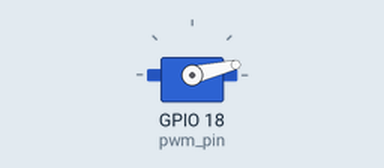
Recording of a program running on a simulated Raspberry Pi (BCM pin numbers). Shown: servo. Servo angles are drawn from the pulse width (0.5 ms = 0°, 2.5 ms = 180°). At 12.0 s the program stops and its outputs stay as they are.

Above: at 0.05 s.
At 0.95 s:
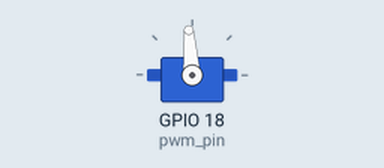
At 1.9 s:
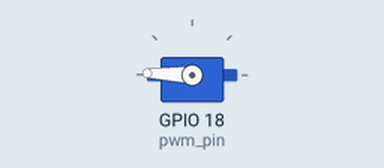
At 3.8 s:
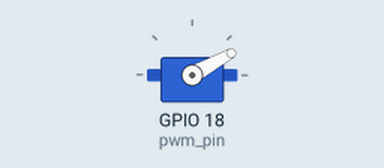
Timing chart, 0 to 5.2 s (numbered marks = the images above):
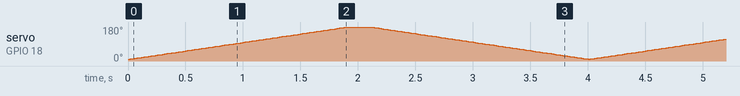

The program:

servo_test2.py
```python
import RPi.GPIO as GPIO
import time

pwm_pin = 18
GPIO.setwarnings(False) # 오류메세지 제거
GPIO.setmode(GPIO.BCM)
GPIO.setup(pwm_pin, GPIO.OUT)
pwm = GPIO.PWM(pwm_pin, 50)
pwm.start(3.0) # 3 or 3.0

for i in range(0, 3):
    for high in range(30, 130):
        pwm.ChangeDutyCycle(high/10.0)
        # print(f'각도는 : {((high/10.0)-3)*10}')
        time.sleep(0.02)

    for low in range(130, 30, -1):
        pwm.ChangeDutyCycle(low/10.0)
        # print(f'각도는 : {((low/10.0)-3)*10}')
        time.sleep(0.02)

pwm.ChangeDutyCycle(0)
pwm.stop()
GPIO.cleanup()
```
